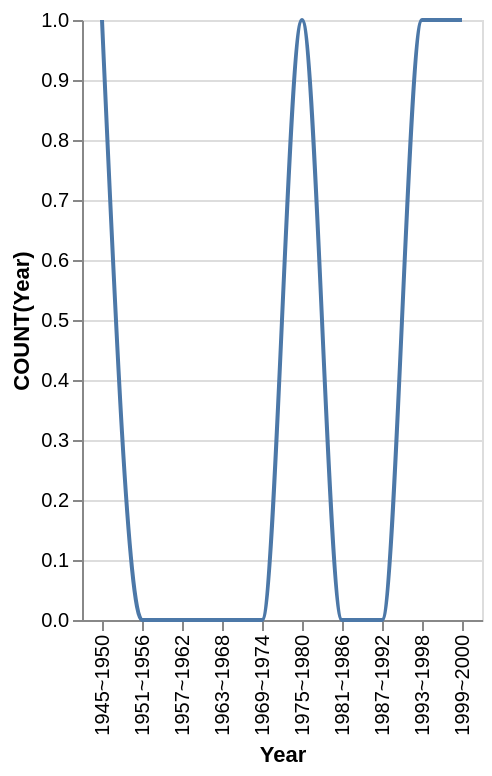

The specification (Vega-Lite) saved for this image:
### Vega-Lite specification from a JSON file in a GitHub repository (floating-point values rounded to 4 significant figures)
{"data": {"values": [{"x_data": "1945~1950", "y_data": 1}, {"x_data": "1951~1956", "y_data": 0}, {"x_data": "1957~1962", "y_data": 0}, {"x_data": "1963~1968", "y_data": 0}, {"x_data": "1969~1974", "y_data": 0}, {"x_data": "1975~1980", "y_data": 1}, {"x_data": "1981~1986", "y_data": 0}, {"x_data": "1987~1992", "y_data": 0}, {"x_data": "1993~1998", "y_data": 1}, {"x_data": "1999~2000", "y_data": 1}]}, "mark": {"type": "line", "interpolate": "monotone"}, "encoding": {"x": {"field": "x_data", "type": "nominal", "title": "Year", "sort": "ascending"}, "y": {"field": "y_data", "type": "quantitative", "title": "COUNT(Year)"}}}
